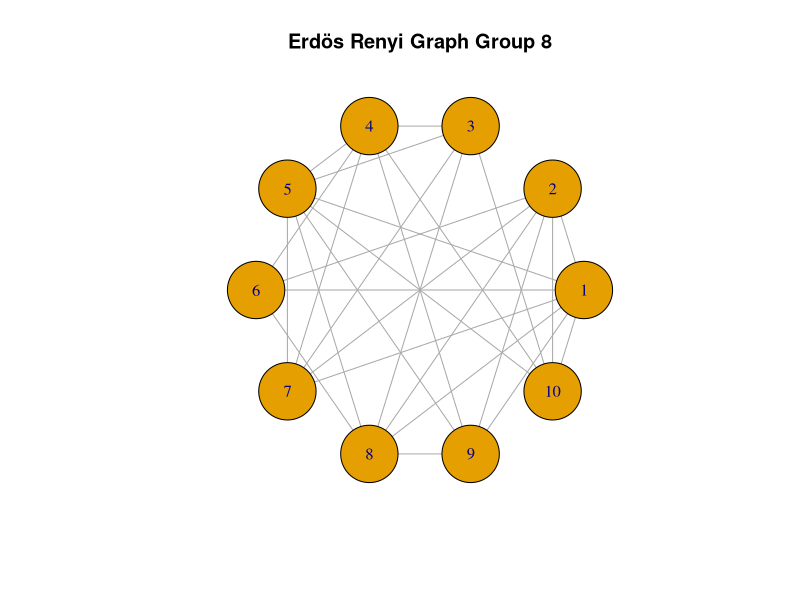

This chart was generated by the following R code:
## ---- chunk 1
library(igraph)
## ---- chunk 2
edgeVec = c(1,2, 1,5, 1,6, 1,7, 1,8, 1,9, 1,10, 2,6, 2,7, 2,8, 2,9, 2,10, 3,4,
            3,5, 3,7, 3,8, 3,10, 4,5, 4,6, 4,7, 4,9, 4,10, 5,7, 5,8, 5,9, 5,10,
            6,8, 8,9)
graph <- graph(edges = edgeVec, n = 10, directed = FALSE)
 
plot(graph, layout = layout.circle, vertex.label = 1:10, 
     vertex.size = 35, 
     main = "Erdös Renyi Graph Group 8")
